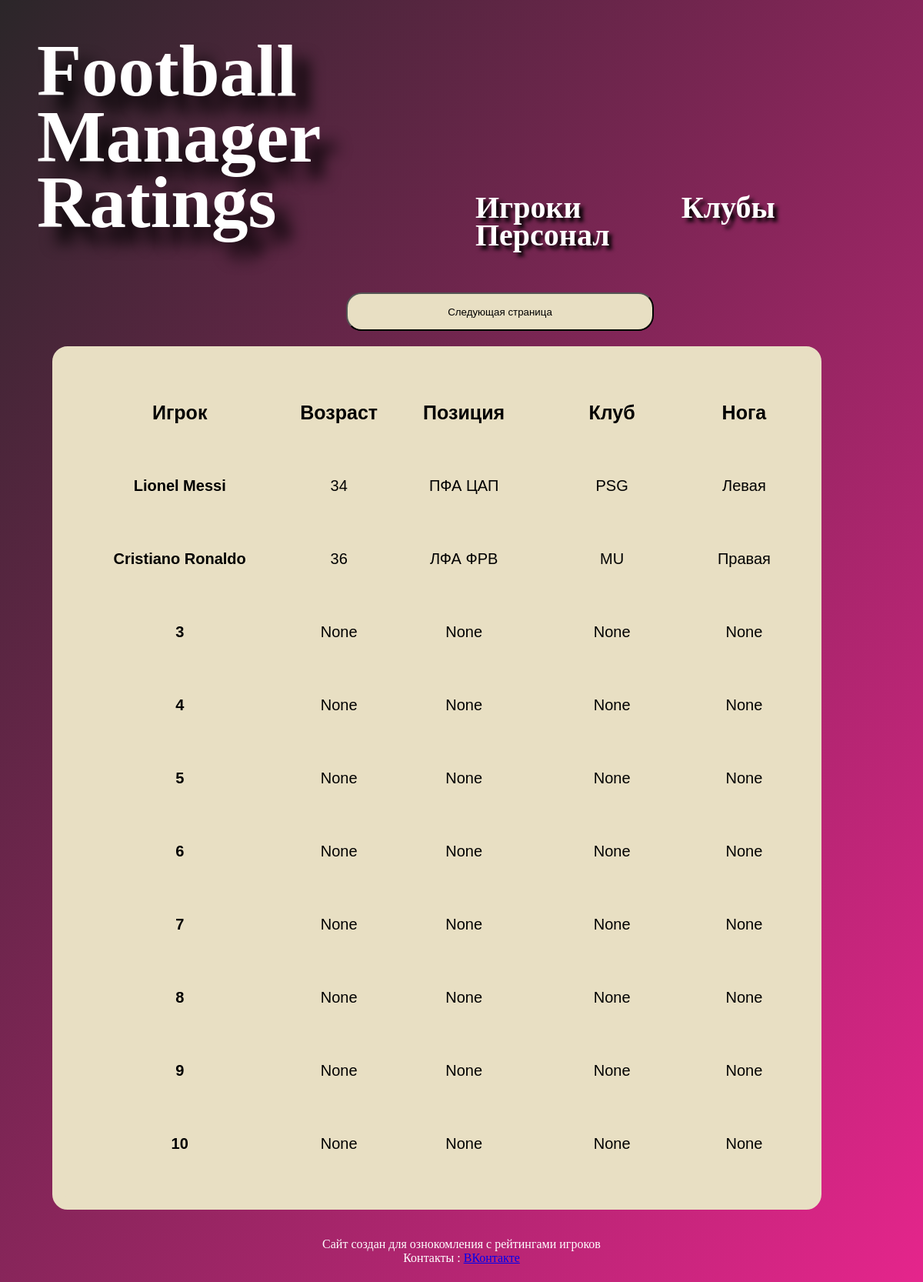
The page / on the database its author committed.
### fm_site/models.py (models this page shows)
class Player(models.Model):
    name = models.CharField(max_length=255)
    age = models.BigIntegerField(null=True)
    position = models.BigIntegerField(null=True)
    club = models.BigIntegerField(null=True)
    foot = models.BigIntegerField(null=True)

### fm_site/views.py (the view)
# urls.py: path('', views.index, name='index'),
def index(request):
    global posts, k
    posts1 = posts[0:10]
    if len(posts[10:20]) == 0:
        k = 0
        return render(request, 'fm_site/index1.html', {'posts': posts1})
    else:
        k = 0
        return render(request, 'fm_site/index2.html', {'posts': posts1})

### fm_site/templates/fm_site/index2.html (shortened to what this page needs)
{% load static %}
<html lang="en">
<head>
    <link type="text/css" href="{% static 'fm_site/css/style.css' %}" rel="stylesheet"/>
</head>
<body>
<header>
    <p class="name">
        Football <br>
        Manager<br>
        Ratings </p>
    <div class="n"><a class=white href="{% url 'index' %}">Игроки</a> <a class=white href="{% url 'clubs' %}">Клубы </a>Персонал
    </div>
</header>
<main>
    <a href="{% url 'next_page' %}">
        <button class="table2"> Следующая страница</button>
    </a>
    <table border="0" width=1000px>
        <tr class="zag">
            <th width=30%>Игрок</th>
            <th>Возраст</th>
            <th>Позиция</th>
            <th width=25%>Клуб</th>
            <th>Нога</th>
        </tr>
        {% for i in posts %}
        <tr class="players">
            <td class=bold>{{i.name}}</td>
            <td>{{i.age}}</td>
            <td>{{i.position}}</td>
            <td>{{i.club}}</td>
            <td>{{i.foot}}</td>
        </tr>
        {% endfor %}
    </table>
</main>
<br>
<br>
<footer> Сайт создан для ознокомления с рейтингами игроков </br>
    Контакты : <a href='https://vk.com/ikutin99'>ВКонтакте</a>
</footer>
</body>
</html>

### fm_site/static/fm_site/css/style.css (style rules this page uses)
body { background-image: linear-gradient(to bottom right,#2b2629,#e5258c); }
header { font-size : 95px; color : #fff; height: 300px;\\ font-style : "Helvetica", sans-serif; font-weight: bold; line-height: 0.9; margin-top:50; margin-left:40; text-shadow: 20px 20px 20px black; }
main { text-align:center; }
.n { font-size : 40px; margin-left:570 ; margin-top:-150 ; word-spacing:120; text-shadow: 5px 5px 5px black }
footer { height: 50px; text-align:center; color : #fff; "Helvetica", sans-serif; }
.table2 { width: 400; height: 50; background : #e8dfc3; border-radius : 20px; margin-left : -150px; margin-top : -70px; position : absolute; }
table { font-family : sans-serif; text-align : center; border-collapse : separate; border-spacing: 45px; background : #e8dfc3; border : 16px solid #e8dfc3; border-radius : 20px; font-style : "Helvetica", sans-serif; margin-left:60; margin-top : 100px; }
th { text-align : center; font-style : "Helvetica", sans-serif; }
tr { padding : 10px; height : 50px; background : #e8dfc3; font-style : "Helvetica", sans-serif; font-size : 25px; }
.bold { font-weight: bold; }
.white { color : #fff; text-decoration : none; }
.zag { font-size : 25px; }
.players { font-size: 20px }

### rows shown on the page
Player: name "Lionel Messi", age "34", position "ПФА ЦАП", club "PSG", foot "Левая"
Player: name "Cristiano Ronaldo", age "36", position "ЛФА ФРВ", club "MU", foot "Правая"
Player: name "3", age "None", position "None", club "None", foot "None"
Player: name "4", age "None", position "None", club "None", foot "None"
Player: name "5", age "None", position "None", club "None", foot "None"
Player: name "6", age "None", position "None", club "None", foot "None"
Player: name "7", age "None", position "None", club "None", foot "None"
Player: name "8", age "None", position "None", club "None", foot "None"
Player: name "9", age "None", position "None", club "None", foot "None"
Player: name "10", age "None", position "None", club "None", foot "None"
